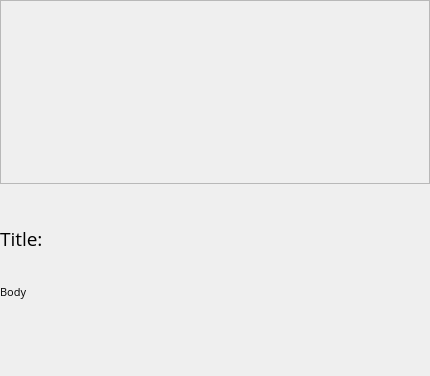
<?xml version="1.0" encoding="UTF-8"?>
<ui version="4.0">
 <class>ArticleViewWidget</class>
 <widget class="QWidget" name="ArticleViewWidget">
  <property name="geometry">
   <rect>
    <x>0</x>
    <y>0</y>
    <width>430</width>
    <height>376</height>
   </rect>
  </property>
  <property name="sizePolicy">
   <sizepolicy hsizetype="Preferred" vsizetype="Preferred">
    <horstretch>0</horstretch>
    <verstretch>0</verstretch>
   </sizepolicy>
  </property>
  <property name="minimumSize">
   <size>
    <width>430</width>
    <height>0</height>
   </size>
  </property>
  <property name="maximumSize">
   <size>
    <width>430</width>
    <height>16777215</height>
   </size>
  </property>
  <property name="windowTitle">
   <string>ArticleView</string>
  </property>
  <layout class="QVBoxLayout" name="verticalLayout_2">
   <property name="spacing">
    <number>0</number>
   </property>
   <property name="leftMargin">
    <number>0</number>
   </property>
   <property name="topMargin">
    <number>0</number>
   </property>
   <property name="rightMargin">
    <number>0</number>
   </property>
   <property name="bottomMargin">
    <number>0</number>
   </property>
   <item>
    <widget class="QFrame" name="viewContainer">
     <property name="articleStyle" stdset="0">
      <string>default</string>
     </property>
     <layout class="QVBoxLayout" name="verticalLayout">
      <property name="spacing">
       <number>0</number>
      </property>
      <property name="leftMargin">
       <number>0</number>
      </property>
      <property name="topMargin">
       <number>0</number>
      </property>
      <property name="rightMargin">
       <number>0</number>
      </property>
      <property name="bottomMargin">
       <number>0</number>
      </property>
      <item>
       <widget class="QFrame" name="imageFrame">
        <property name="minimumSize">
         <size>
          <width>430</width>
          <height>184</height>
         </size>
        </property>
        <property name="maximumSize">
         <size>
          <width>430</width>
          <height>184</height>
         </size>
        </property>
        <property name="frameShape">
         <enum>QFrame::StyledPanel</enum>
        </property>
        <property name="frameShadow">
         <enum>QFrame::Raised</enum>
        </property>
        <layout class="QVBoxLayout" name="verticalLayout_4">
         <property name="spacing">
          <number>0</number>
         </property>
         <property name="leftMargin">
          <number>0</number>
         </property>
         <property name="topMargin">
          <number>0</number>
         </property>
         <property name="rightMargin">
          <number>0</number>
         </property>
         <property name="bottomMargin">
          <number>0</number>
         </property>
        </layout>
       </widget>
      </item>
      <item>
       <spacer name="verticalSpacer_3">
        <property name="orientation">
         <enum>Qt::Vertical</enum>
        </property>
        <property name="sizeType">
         <enum>QSizePolicy::Fixed</enum>
        </property>
        <property name="sizeHint" stdset="0">
         <size>
          <width>0</width>
          <height>20</height>
         </size>
        </property>
       </spacer>
      </item>
      <item>
       <widget class="QBetterLabel" name="titleLabel">
        <property name="sizePolicy">
         <sizepolicy hsizetype="Preferred" vsizetype="MinimumExpanding">
          <horstretch>0</horstretch>
          <verstretch>0</verstretch>
         </sizepolicy>
        </property>
        <property name="font">
         <font>
          <family>Open Sans</family>
          <pointsize>14</pointsize>
          <weight>50</weight>
          <bold>false</bold>
         </font>
        </property>
        <property name="text">
         <string>Title:</string>
        </property>
        <property name="alignment">
         <set>Qt::AlignLeading|Qt::AlignLeft|Qt::AlignVCenter</set>
        </property>
        <property name="wordWrap">
         <bool>true</bool>
        </property>
        <property name="openExternalLinks">
         <bool>false</bool>
        </property>
        <property name="textInteractionFlags">
         <set>Qt::LinksAccessibleByMouse</set>
        </property>
       </widget>
      </item>
      <item>
       <spacer name="verticalSpacer_2">
        <property name="orientation">
         <enum>Qt::Vertical</enum>
        </property>
        <property name="sizeType">
         <enum>QSizePolicy::Fixed</enum>
        </property>
        <property name="sizeHint" stdset="0">
         <size>
          <width>20</width>
          <height>12</height>
         </size>
        </property>
       </spacer>
      </item>
      <item>
       <widget class="QBetterLabel" name="bodyLabel">
        <property name="sizePolicy">
         <sizepolicy hsizetype="Preferred" vsizetype="MinimumExpanding">
          <horstretch>0</horstretch>
          <verstretch>0</verstretch>
         </sizepolicy>
        </property>
        <property name="font">
         <font>
          <family>Open Sans</family>
          <pointsize>8</pointsize>
          <weight>50</weight>
          <bold>false</bold>
         </font>
        </property>
        <property name="text">
         <string>Body</string>
        </property>
        <property name="alignment">
         <set>Qt::AlignLeading|Qt::AlignLeft|Qt::AlignTop</set>
        </property>
        <property name="wordWrap">
         <bool>true</bool>
        </property>
        <property name="margin">
         <number>0</number>
        </property>
        <property name="indent">
         <number>0</number>
        </property>
        <property name="openExternalLinks">
         <bool>false</bool>
        </property>
        <property name="textInteractionFlags">
         <set>Qt::LinksAccessibleByMouse</set>
        </property>
       </widget>
      </item>
      <item>
       <spacer name="verticalSpacer">
        <property name="orientation">
         <enum>Qt::Vertical</enum>
        </property>
        <property name="sizeType">
         <enum>QSizePolicy::Fixed</enum>
        </property>
        <property name="sizeHint" stdset="0">
         <size>
          <width>0</width>
          <height>24</height>
         </size>
        </property>
       </spacer>
      </item>
     </layout>
    </widget>
   </item>
  </layout>
 </widget>
 <customwidgets>
  <customwidget>
   <class>QBetterLabel</class>
   <extends>QLabel</extends>
   <header>NewsShared/Qt/QBetterLabel.h</header>
  </customwidget>
 </customwidgets>
 <resources/>
 <connections/>
</ui>
